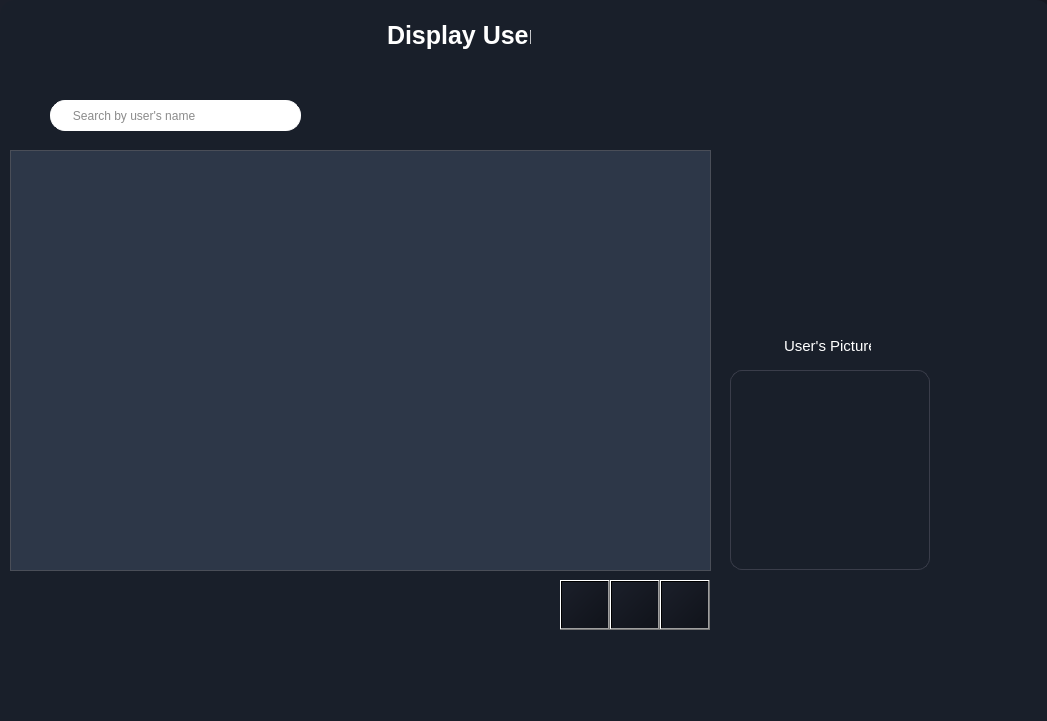
<?xml version="1.0" encoding="UTF-8"?>
<ui version="4.0">
 <class>DisplayUser</class>
 <widget class="QWidget" name="Form">
  <property name="geometry">
   <rect>
    <x>0</x>
    <y>0</y>
    <width>1047</width>
    <height>721</height>
   </rect>
  </property>
  <property name="windowTitle">
   <string>Form</string>
  </property>
  <property name="styleSheet">
   <string notr="true">background: qlineargradient(x1:0, y1:0, x2:1, y2:1, stop:0 #1b1f2a, stop:1 #10131a);</string>
  </property>
  <widget class="QPushButton" name="pushButton_3">
   <property name="geometry">
    <rect>
     <x>660</x>
     <y>580</y>
     <width>50</width>
     <height>50</height>
    </rect>
   </property>
   <property name="styleSheet">
    <string notr="true">/* Style for the Delete button */
QPushButton#pushButton_3 {
    background-color: #FF1414; /* Muted dark red */
    color: #E0E6ED; /* Light gray text */

}
QPushButton#pushButton_3:hover {
    background-color: #ff5d5d; /* Lighter red on hover */
}
QPushButton#pushButton_3:pressed {
    background-color: #6A3A3A; /* Darker red when pressed */
}
    border: 1px solid white; /* Subtle blue-gray border */
    border-radius: 1px;</string>
   </property>
   <property name="text">
    <string/>
   </property>
   <property name="icon">
    <iconset resource="images.qrc">
     <normaloff>:/img/deleteIcon.png</normaloff>:/img/deleteIcon.png</iconset>
   </property>
   <property name="iconSize">
    <size>
     <width>25</width>
     <height>25</height>
    </size>
   </property>
  </widget>
  <widget class="QLineEdit" name="lineEdit_10">
   <property name="geometry">
    <rect>
     <x>50</x>
     <y>100</y>
     <width>251</width>
     <height>31</height>
    </rect>
   </property>
   <property name="styleSheet">
    <string notr="true">background-color: rgb(255, 255, 255);
    border: 1px solid white; /* Subtle blue-gray border */
    border-radius: 15px;
color: rgb(24, 24, 24);
</string>
   </property>
   <property name="placeholderText">
    <string>      Search by user's name</string>
   </property>
  </widget>
  <widget class="QPushButton" name="pdfButton">
   <property name="geometry">
    <rect>
     <x>560</x>
     <y>580</y>
     <width>50</width>
     <height>50</height>
    </rect>
   </property>
   <property name="styleSheet">
    <string notr="true">/* Style for the Modify button */
QPushButton#pdfButton {
	background-color: #2B2F37;
}
QPushButton#pdfButton:hover {
    background-color:#343842 ; /* Darker green on hover */
}
QPushButton#pdfButton:pressed {
    background-color: #1e2127; /* Even darker green when pressed */
}
    border: 1px solid white; /* Subtle blue-gray border */
    border-radius: 1px;</string>
   </property>
   <property name="text">
    <string/>
   </property>
   <property name="icon">
    <iconset resource="images.qrc">
     <normaloff>:/img/pdfIcon.png</normaloff>:/img/pdfIcon.png</iconset>
   </property>
   <property name="iconSize">
    <size>
     <width>25</width>
     <height>25</height>
    </size>
   </property>
  </widget>
  <widget class="QLabel" name="photoLabel">
   <property name="geometry">
    <rect>
     <x>730</x>
     <y>370</y>
     <width>200</width>
     <height>200</height>
    </rect>
   </property>
   <property name="styleSheet">
    <string notr="true">background-color: transparent;
border: 1px solid #3A3D4A;
border-radius: 12px;
box-shadow: 0 4px 10px rgba(0, 0, 0, 0.2);</string>
   </property>
   <property name="text">
    <string/>
   </property>
   <property name="scaledContents">
    <bool>true</bool>
   </property>
  </widget>
  <widget class="QTableView" name="tableView_3">
   <property name="geometry">
    <rect>
     <x>10</x>
     <y>150</y>
     <width>701</width>
     <height>421</height>
    </rect>
   </property>
   <property name="styleSheet">
    <string notr="true">/* Style for the tableWidget */
QTableView {
    background-color: #2D3748; /* Dark background matching the app */
    color: #FFFFFF; /* White text for readability */
    border: 1px solid #4A4E58; /* Subtle border matching button hover color */
    gridline-color: #4A4E58; /* Subtle grid lines */
}

/* Style for table items */
QTableView::item {
    border: 1px solid #4A4E58; /* Subtle cell borders */
    padding: 5px; /* Spacing inside cells */
}

/* Alternating row colors */
QTableView::item:nth-child(even) {
    background-color: #2D3748; /* Darker shade for even rows */
}

QTableView::item:nth-child(odd) {
    background-color: #394252; /* Slightly lighter shade for odd rows */
}

/* Hover effect for rows */
QTableView::item:hover {
    background-color: #4A4E58; /* Lighter shade on hover */
}

/* Style for the header */
QHeaderView::section {
    background-color: #F5A623; /* Accent color for header */
    color: #1A2633; /* Dark text for contrast */
    font-weight: bold; /* Bold header text */
    border: 1px solid #4A4E58; /* Border to match table */
    padding: 5px; /* Spacing inside header */
}

/* Remove selection background */
QTableView::item:selected {
    background-color: #4A4E58; /* Same as hover to avoid clashing */
    color: #FFFFFF; /* Keep text white */
}</string>
   </property>
  </widget>
  <widget class="QLabel" name="label_4">
   <property name="geometry">
    <rect>
     <x>370</x>
     <y>10</y>
     <width>171</width>
     <height>51</height>
    </rect>
   </property>
   <property name="font">
    <font>
     <pointsize>-1</pointsize>
     <bold>true</bold>
    </font>
   </property>
   <property name="styleSheet">
    <string notr="true">/* Style for the Adjust Team title label */
QLabel#label_4 {
    background-color: transparent; /* Dark background matching the app */
    color: #FFFFFF; /* White text for contrast */
    font-size: 25px; /* Larger font for title emphasis */
    font-weight: bold; /* Bold for a strong title appearance */


    padding: 5px 10px; /* Padding for a balanced look */
}</string>
   </property>
   <property name="text">
    <string>Display User</string>
   </property>
  </widget>
  <widget class="QPushButton" name="ModifyUser">
   <property name="geometry">
    <rect>
     <x>610</x>
     <y>580</y>
     <width>50</width>
     <height>50</height>
    </rect>
   </property>
   <property name="styleSheet">
    <string notr="true">/* Style for the Modify button */
QPushButton#ModifyUser {
    background-color:#D8A353 ; /* Green to match the accent */
    color: #1A2633; /* Dark blue text */

}
QPushButton#ModifyUser:hover {
    background-color: #eeb35b; /* Darker green on hover */
}
QPushButton#ModifyUser:pressed {
    background-color:#a37b3f ; /* Even darker green when pressed */
}
    border: 1px solid white; /* Subtle blue-gray border */
    border-radius: 1px;</string>
   </property>
   <property name="text">
    <string/>
   </property>
   <property name="icon">
    <iconset resource="images.qrc">
     <normaloff>:/img/editIcon.png</normaloff>:/img/editIcon.png</iconset>
   </property>
   <property name="iconSize">
    <size>
     <width>25</width>
     <height>25</height>
    </size>
   </property>
  </widget>
  <widget class="QLabel" name="label">
   <property name="geometry">
    <rect>
     <x>260</x>
     <y>90</y>
     <width>44</width>
     <height>44</height>
    </rect>
   </property>
   <property name="styleSheet">
    <string notr="true">background-color: transparent;</string>
   </property>
   <property name="text">
    <string/>
   </property>
   <property name="pixmap">
    <pixmap resource="images.qrc">:/img/search.png</pixmap>
   </property>
   <property name="scaledContents">
    <bool>true</bool>
   </property>
  </widget>
  <widget class="QLabel" name="label_5">
   <property name="geometry">
    <rect>
     <x>770</x>
     <y>320</y>
     <width>111</width>
     <height>51</height>
    </rect>
   </property>
   <property name="font">
    <font>
     <pointsize>-1</pointsize>
     <bold>false</bold>
    </font>
   </property>
   <property name="styleSheet">
    <string notr="true">/* Style for the Adjust Team title label */
QLabel#label_5 {
    background-color: transparent; /* Dark background matching the app */
    color: #FFFFFF; /* White text for contrast */
    font-size: 15px; /* Larger font for title emphasis */
    padding: 5px 10px; /* Padding for a balanced look */
}</string>
   </property>
   <property name="text">
    <string>User's Picture</string>
   </property>
  </widget>
  <widget class="QWidget" name="widget" native="true">
   <property name="geometry">
    <rect>
     <x>0</x>
     <y>0</y>
     <width>1051</width>
     <height>741</height>
    </rect>
   </property>
   <property name="styleSheet">
    <string notr="true">background-color: rgb(25, 31, 42);
    color: #FFFFFF;
    font-family: 'Segoe UI', Arial, sans-serif;
    font-size: 12px;
    border-radius: 15px;
    padding: 15px;
    spacing: 2px;
</string>
   </property>
   <layout class="QGridLayout" name="gridLayout_3"/>
  </widget>
  <zorder>widget</zorder>
  <zorder>pushButton_3</zorder>
  <zorder>lineEdit_10</zorder>
  <zorder>pdfButton</zorder>
  <zorder>photoLabel</zorder>
  <zorder>tableView_3</zorder>
  <zorder>label_4</zorder>
  <zorder>ModifyUser</zorder>
  <zorder>label</zorder>
  <zorder>label_5</zorder>
 </widget>
 <resources>
  <include location="images.qrc"/>
 </resources>
 <connections/>
</ui>
